Frame 1 (no input): blank canvas, image omitted
Frame 60 (the mouse pressed at the canvas centre just before this capture): blank canvas, image omitted
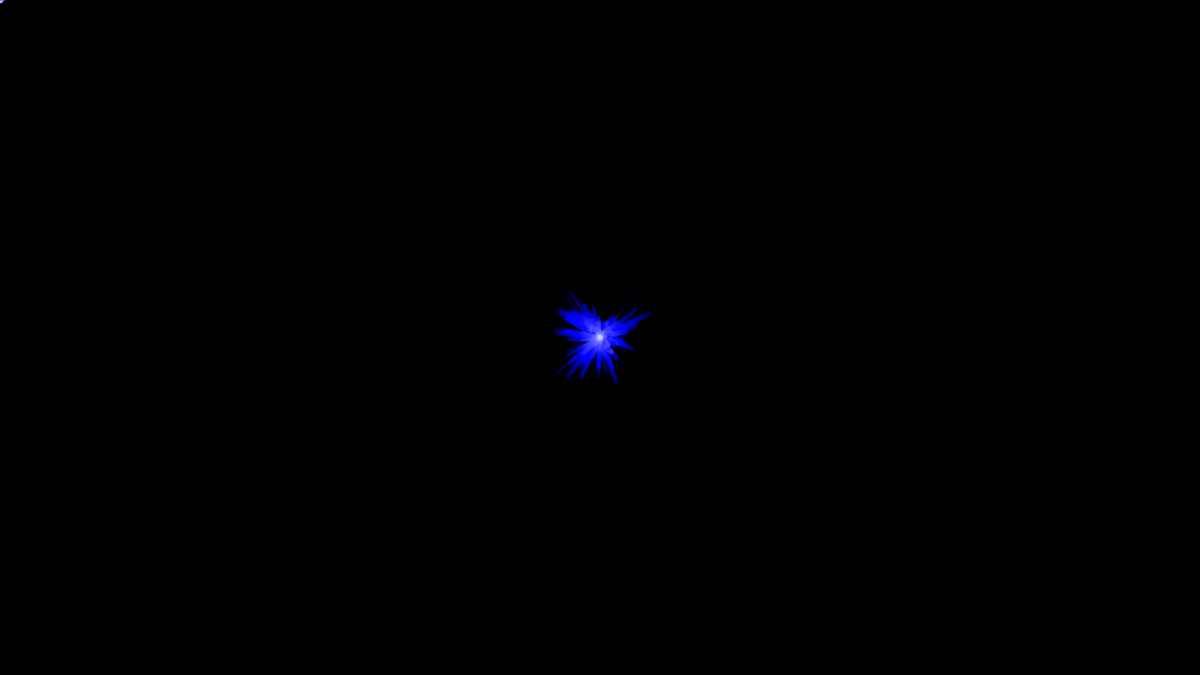
Frame 120 (the mouse held since frame 60 and released just before this capture)

The Processing sketch whose frames 1 and 60 were blank and that drew this single picture after the mouse press (run headless with seeded random() and noise(); from frame 60 on, the mouse is pressed at the canvas centre):

// Processing sketch: sketch_particleSystem
// ── sketch_particleSystem.pde
ParticleSystem p1 = new ParticleSystem();
ParticleSystem p2 = new ParticleSystem();
ParticleSystem p3 = new ParticleSystem();
ParticleSystem p4 = new ParticleSystem();//4 particle systems
void setup(){
  size(1920, 1080);
  background(0);
  noStroke();
 
}


void draw(){
  
  if(mousePressed){
   p1.origin = new Vector2D(mouseX, mouseY);
  p2.origin = new Vector2D(mouseX, 1080 - mouseY);
  p3.origin = new Vector2D(1920 - mouseX, mouseY);
  p4.origin = new Vector2D(1920 - mouseX, 1080 - mouseY); //4 origins mirroring each other
  }else{
    p1.stop(); //stop when mouse is not pressed
    p2.stop();
    p3.stop();
    p4.stop();
  }
 
  p1.addParticle();
  p2.addParticle();
  p3.addParticle();
  p4.addParticle();
  
  p1.run();
  p2.run();
  p3.run();
  p4.run();//particle moves and creat little icebergs
  
 
}

// ── partical_Class.pde

class Particle{

 
  public Vector2D position = new Vector2D(0, 0);

  public Vector2D velocity = new Vector2D(random(-0.01, -0.01), random(-0.01, -0.01));
  public Vector2D acceleration = new Vector2D(random(-0.05, 0.05), random(-0.05, 0.05));

  public float radius = random(1, 10); //radius of the particles
  public float lifespan = 255; //lifespan of the particle tied to its alpha value (transparency)  
  public float R = 200;//color
  public float G = 200;
  public float B = 255;

  public Particle(){
  }

//position constructor
  public Particle(Vector2D origin){
    this.position.x = origin.x;
    this.position.y = origin.y;
  }

//tell the particles how they show move and change color
  void move(){
    velocity.add(acceleration);
    position.add(velocity);
    R -= 5.0;
    G -= 5.0;
    lifespan -= 4.0 ; 
  }

//tell particles when to appear
  void show(){
    noStroke();
    fill(R, G, B, lifespan);
    ellipse(position.x, position.y, radius, radius);
  }

  
//tell particles when to ddisappear
  boolean isDead(){
    return (lifespan < 0.0);
  }

}

// ── particleSystem.pde


class ParticleSystem{
  ArrayList<Particle> particles = new ArrayList<Particle>(); 
  Vector2D origin = new Vector2D(0, 0); 
 
  public ParticleSystem(){

  }

//position constructors
  public ParticleSystem(Vector2D o){
    origin.x = o.x;
    origin.y = o.y;
  }
  public ParticleSystem(float x, float y){
    origin.x = x;
    origin.y = y;
  }

 //methods to make the particles in the system appear, accelerate towards a direction and then disappear.
  public void run(){    
    for(int i = 0; i < particles.size(); i++){
      Particle p = particles.get(i); 
      p.show(); 
      p.move(); 
      if(p.isDead()){
        particles.remove(i);
      }
    }
  }

//add particle to the system
  public void addParticle(){
    particles.add(new Particle(origin));
  }
  
  //tell processing to stop emitt particles
  public void stop(){
    for(int i = 0; i < particles.size(); i++){
        particles.remove(i);
    }
  }

}

// ── vector2D.pde

static class Vector2D{
  public float x = 0;
  public float y = 0;

  public Vector2D(){    

  }
  
  public Vector2D(float x, float y){
    this.x = x;
    this.y = y;
  }
  
  /*static and nonstatic method to add two vectors togrther*/
  public void add(Vector2D other){
    this.x += other.x;
    this.y += other.y;
  }
 
 
  public Vector2D add(Vector2D v1, Vector2D v2){
    Vector2D result = new Vector2D(v1.x + v2.x, v1.y + v2.y);
    return result;
  }     
}
